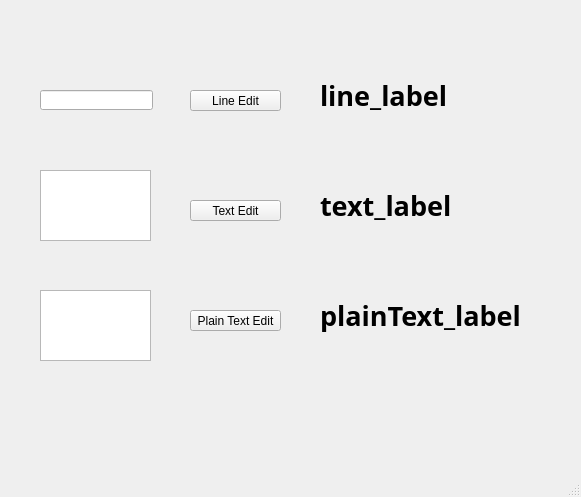
<?xml version="1.0" encoding="UTF-8"?>
<ui version="4.0">
 <class>MainWindow</class>
 <widget class="QMainWindow" name="MainWindow">
  <property name="geometry">
   <rect>
    <x>0</x>
    <y>0</y>
    <width>581</width>
    <height>497</height>
   </rect>
  </property>
  <property name="windowTitle">
   <string>MainWindow</string>
  </property>
  <widget class="QWidget" name="centralwidget">
   <widget class="QLabel" name="line_label">
    <property name="geometry">
     <rect>
      <x>320</x>
      <y>50</y>
      <width>221</width>
      <height>91</height>
     </rect>
    </property>
    <property name="font">
     <font>
      <family>Arial Black</family>
      <pointsize>20</pointsize>
      <weight>75</weight>
      <bold>true</bold>
     </font>
    </property>
    <property name="cursor">
     <cursorShape>ArrowCursor</cursorShape>
    </property>
    <property name="toolTip">
     <string/>
    </property>
    <property name="whatsThis">
     <string/>
    </property>
    <property name="autoFillBackground">
     <bool>false</bool>
    </property>
    <property name="frameShape">
     <enum>QFrame::NoFrame</enum>
    </property>
    <property name="text">
     <string>line_label</string>
    </property>
    <property name="textFormat">
     <enum>Qt::AutoText</enum>
    </property>
    <property name="scaledContents">
     <bool>false</bool>
    </property>
    <property name="alignment">
     <set>Qt::AlignLeading|Qt::AlignLeft|Qt::AlignVCenter</set>
    </property>
    <property name="wordWrap">
     <bool>false</bool>
    </property>
   </widget>
   <widget class="QPushButton" name="line_botton">
    <property name="geometry">
     <rect>
      <x>190</x>
      <y>90</y>
      <width>91</width>
      <height>21</height>
     </rect>
    </property>
    <property name="text">
     <string>Line Edit</string>
    </property>
   </widget>
   <widget class="QLineEdit" name="lineEdit">
    <property name="geometry">
     <rect>
      <x>40</x>
      <y>90</y>
      <width>113</width>
      <height>20</height>
     </rect>
    </property>
   </widget>
   <widget class="QPushButton" name="text_botton">
    <property name="geometry">
     <rect>
      <x>190</x>
      <y>200</y>
      <width>91</width>
      <height>21</height>
     </rect>
    </property>
    <property name="text">
     <string>Text Edit</string>
    </property>
   </widget>
   <widget class="QLabel" name="text_label">
    <property name="geometry">
     <rect>
      <x>320</x>
      <y>160</y>
      <width>221</width>
      <height>91</height>
     </rect>
    </property>
    <property name="font">
     <font>
      <family>Arial Black</family>
      <pointsize>20</pointsize>
      <weight>75</weight>
      <bold>true</bold>
     </font>
    </property>
    <property name="cursor">
     <cursorShape>ArrowCursor</cursorShape>
    </property>
    <property name="toolTip">
     <string/>
    </property>
    <property name="whatsThis">
     <string/>
    </property>
    <property name="autoFillBackground">
     <bool>false</bool>
    </property>
    <property name="frameShape">
     <enum>QFrame::NoFrame</enum>
    </property>
    <property name="text">
     <string>text_label</string>
    </property>
    <property name="textFormat">
     <enum>Qt::AutoText</enum>
    </property>
    <property name="scaledContents">
     <bool>false</bool>
    </property>
    <property name="alignment">
     <set>Qt::AlignLeading|Qt::AlignLeft|Qt::AlignVCenter</set>
    </property>
    <property name="wordWrap">
     <bool>false</bool>
    </property>
   </widget>
   <widget class="QPushButton" name="plainText_botton">
    <property name="geometry">
     <rect>
      <x>190</x>
      <y>310</y>
      <width>91</width>
      <height>21</height>
     </rect>
    </property>
    <property name="text">
     <string>Plain Text Edit</string>
    </property>
   </widget>
   <widget class="QLabel" name="plainText_label">
    <property name="geometry">
     <rect>
      <x>320</x>
      <y>270</y>
      <width>221</width>
      <height>91</height>
     </rect>
    </property>
    <property name="font">
     <font>
      <family>Arial Black</family>
      <pointsize>20</pointsize>
      <weight>75</weight>
      <bold>true</bold>
     </font>
    </property>
    <property name="cursor">
     <cursorShape>ArrowCursor</cursorShape>
    </property>
    <property name="toolTip">
     <string/>
    </property>
    <property name="whatsThis">
     <string/>
    </property>
    <property name="autoFillBackground">
     <bool>false</bool>
    </property>
    <property name="frameShape">
     <enum>QFrame::NoFrame</enum>
    </property>
    <property name="text">
     <string>plainText_label</string>
    </property>
    <property name="textFormat">
     <enum>Qt::AutoText</enum>
    </property>
    <property name="scaledContents">
     <bool>false</bool>
    </property>
    <property name="alignment">
     <set>Qt::AlignLeading|Qt::AlignLeft|Qt::AlignVCenter</set>
    </property>
    <property name="wordWrap">
     <bool>false</bool>
    </property>
   </widget>
   <widget class="QTextEdit" name="textEdit">
    <property name="geometry">
     <rect>
      <x>40</x>
      <y>170</y>
      <width>111</width>
      <height>71</height>
     </rect>
    </property>
   </widget>
   <widget class="QPlainTextEdit" name="plainTextEdit">
    <property name="geometry">
     <rect>
      <x>40</x>
      <y>290</y>
      <width>111</width>
      <height>71</height>
     </rect>
    </property>
   </widget>
  </widget>
  <widget class="QMenuBar" name="menubar">
   <property name="geometry">
    <rect>
     <x>0</x>
     <y>0</y>
     <width>581</width>
     <height>21</height>
    </rect>
   </property>
  </widget>
  <widget class="QStatusBar" name="statusbar"/>
  <action name="actionWorking_Directory">
   <property name="text">
    <string>Working Directory </string>
   </property>
  </action>
 </widget>
 <resources/>
 <connections/>
</ui>
